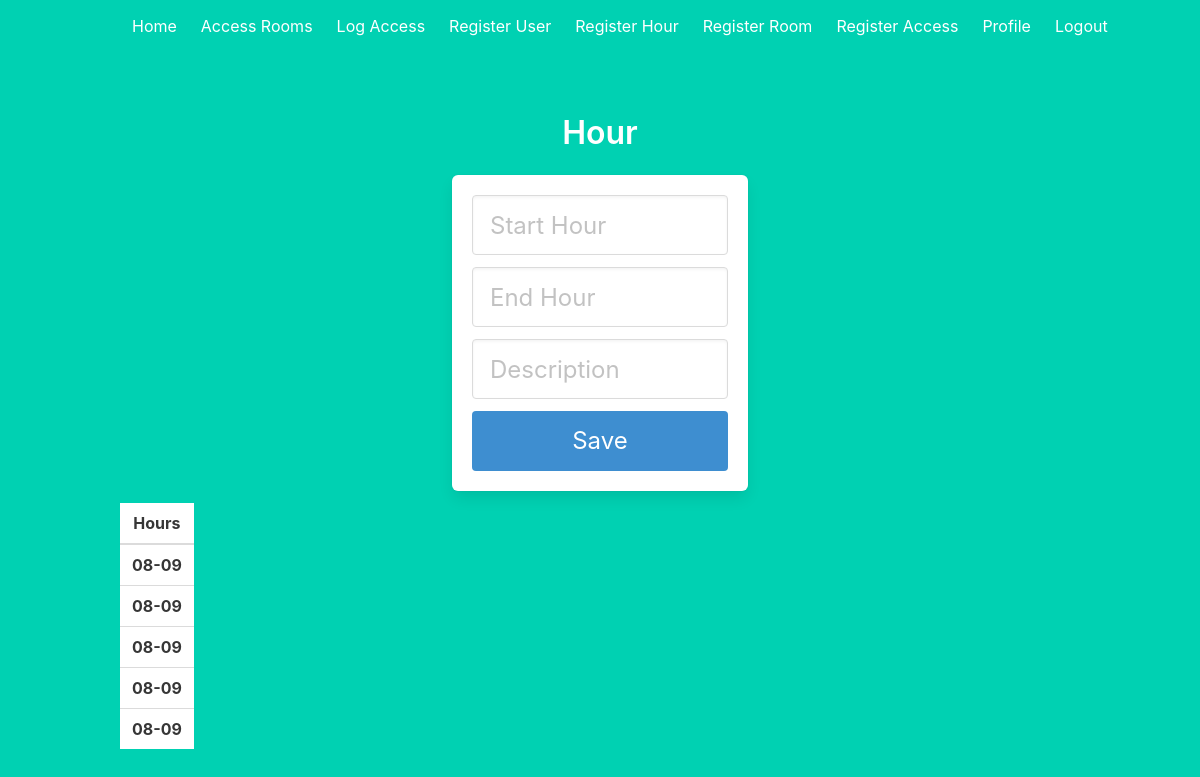
The page /hour (signed in) on the database as committed earlier.
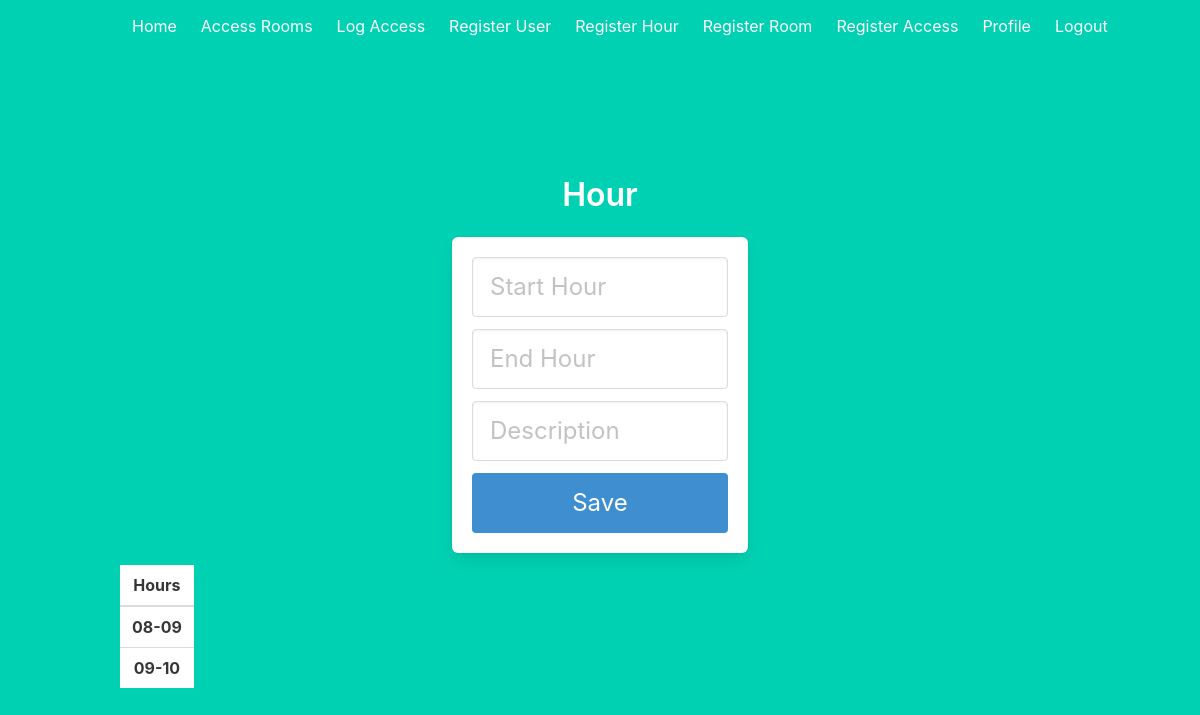
The same page on the database as committed later.
### models.py (models this page shows)
class Hours(db.Model):
    id = db.Column(db.Integer,primary_key=True)
    hour_start = db.Column(db.Integer)
    hour_end = db.Column(db.Integer)
    desc_hour = db.Column(db.String(1000))

### auth.py (the view)
@auth.route('/hour')
def hours():
    hours = Hours.query.all()
    return render_template('hour.html', hours=hours)

### __init__.py (called while the page is built)
def create_app():
    app = Flask(__name__)
    app.config['SECRET_KEY'] = 'thisismysecretkeydonotstealit'
    app.config['SQLALCHEMY_DATABASE_URI'] = 'sqlite:///db.sqlite3'
    db.init_app(app)
    login_manager = LoginManager()
    login_manager.login_view = 'auth.login'
    login_manager.init_app(app)
    from .models import User
    @login_manager.user_loader
    def load_user(user_id):
        return User.query.get(int(user_id))
    from .auth import auth as auth_blueprint
    app.register_blueprint(auth_blueprint)
    from .main import main as main_blueprint
    app.register_blueprint(main_blueprint)
    return app

### templates/hour.html (shortened to what this page needs)
{% extends 'base.html' %}
{% block content %}
<div class="column is-4 is-offset-4">
    <h3 class="title">Hour</h3>
    <div class="box">
        <form action="/hour" method="POST">
            <div class="field">
                <div class="control">
                    <input class="input is-large" type="hour_start" name="hour_start" placeholder="Start Hour" autofocus="">
                </div>
            </div>
            <div class="field">
                <div class="control">
                    <input class="input is-large" type="hour_end" name="hour_end" placeholder="End Hour" autofocus="">
                </div>
            </div>
            <div class="field">
                <div class="control">
                    <input class="input is-large" type="desc_hour" name="desc_hour" placeholder="Description" autofocus="">
                </div>
            </div>
            <button class="button is-block is-info is-large is-fullwidth">Save</button>
        </form>
    </div>
</div>
<div class="flight-container" style="overflow: auto; max-height: 80vh">
    <div class="table-responsive">
        <table class="table" id="hours">
            <thead>
                <tr>
                    <th scope="col">Hours</th>
                </tr>
            </thead>
            <tbody>
            {% for h in hours %}
                <tr id={{ h.id }}>
                    <th scope="row">{{ h.desc_hour }}</th>
                </tr>
            {% endfor %}
            </tbody>
        </table>
    </div>
</div>
{% endblock %}

Rows that differ between the two databases and show on the page:
removed Hours: desc_hour "08-09"
removed Hours: desc_hour "08-09"
removed Hours: desc_hour "08-09"
changed Hours (number 2 of 2 on the later page): desc_hour "08-09" → "09-10"
